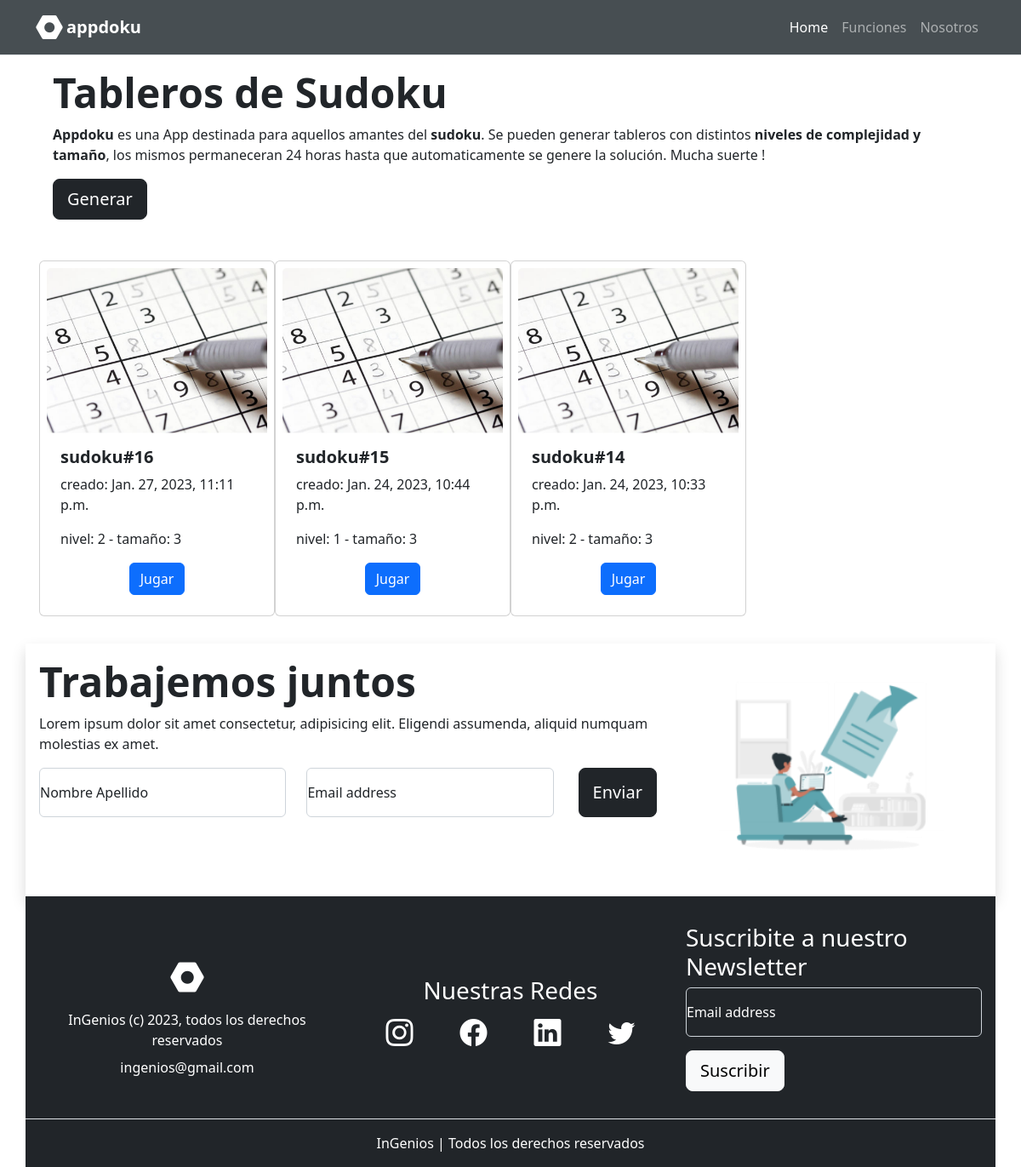
The page /appdoku/ on the database as committed earlier.
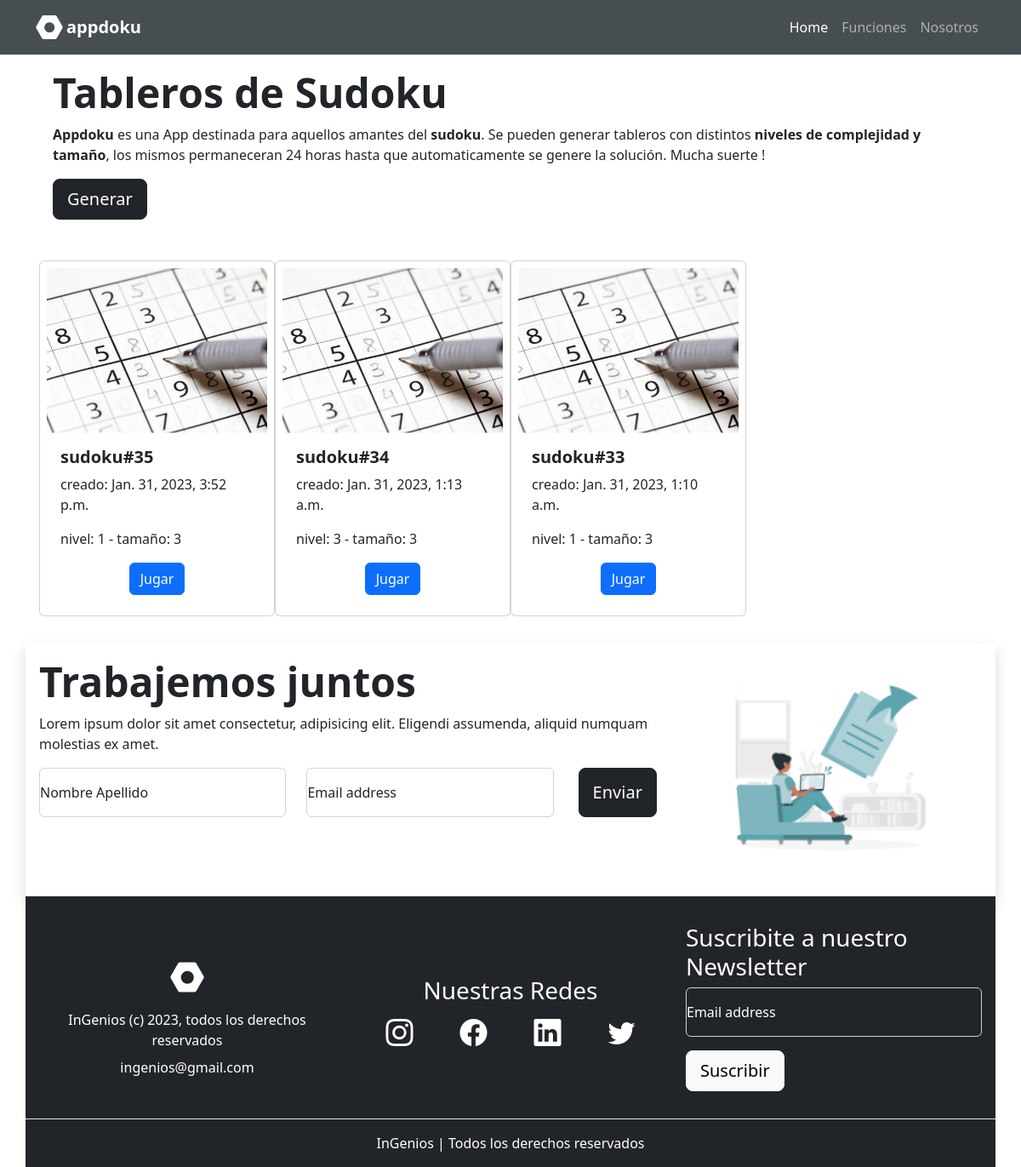
The same page on the database as committed later.
### appdoku/models.py (models this page shows, shortened)
class Tablero(models.Model):
    LEVEL_CHOICES = (
        ('1', 'bajo'),
        ('2', 'medio'),
        ('3', 'alto'),
    )
    SIZE_CHOICES =(
        ('3', '3x3'),
    )
    name = models.CharField(max_length=50, blank=True)
    level = models.CharField(max_length=1, default='2', choices=LEVEL_CHOICES)
    size = models.CharField(max_length=1, default='3', choices=SIZE_CHOICES)
    initial_sudoku = models.CharField(max_length=81, default='0')
    final_sudoku = models.CharField(max_length=81, default='0')
    user_sudoku = models.CharField(max_length=81, default='0')
    created = models.DateTimeField(auto_now_add=True)

### appdoku/views.py (the view)
# urls.py: path('', views.index, name='index'),
def index(request):
    latest_tablero_list = Tablero.objects.order_by('-created')[:20]
    context = {'latest_tablero_list': latest_tablero_list,}
    return render(request, 'appdoku/index.html', context)

### appdoku/templates/appdoku/index.html (shortened to what this page needs)
<!DOCTYPE html>
<html lang="en">
<head>
    {% load static %}
    <link rel="stylesheet" href="https://cdn.jsdelivr.net/npm/bootstrap-icons@1.10.3/font/bootstrap-icons.css">
    <link href="https://cdn.jsdelivr.net/npm/bootstrap@5.2.3/dist/css/bootstrap.min.css" rel="stylesheet"
>
    <link rel="stylesheet" href="{% static 'appdoku/styles.css' %}">
</head>
<body>
    <header class="navbar navbar-expand-md fixed-top navbar-dark border-bottom navbar-fixed-top">
        <div class="container">
            <div class="d-flex justify-content-around align-items-center fs-2 fw-bold">
                <i class="bi bi-nut-fill text-white"></i>
                <a class="navbar-brand ms-1" href="{% url 'appdoku:index' %}">
                    appdoku
                </a>
            </div>
            <nav class="collapse navbar-collapse justify-content-end" id="navbarNav">
                <ul class="navbar-nav">
                    <li class="nav-item">
                        <a class="nav-link active" aria-current="page" href="{% url 'appdoku:index' %}"">Home</a>
                    </li>
                    <li class="nav-item">
                        <a class="nav-link" href="#">Funciones</a>
                    </li>
                    <li class="nav-item">
                        <a class="nav-link" href="#">Nosotros</a>
                    </li>
                </ul>
            </nav>
        </div>
    </header>
    <main>
        {% block contenido %}
        <section class="container portada">
            <div class="row align-items-center mt-5 p-3">
                <div class="col-12 d-flex flex-column p-3">
                    <h1 class="text-center text-md-start fw-bold display-5">Tableros de Sudoku</h1>
                    <p class="text-center text-md-start"><strong>Appdoku</strong> es una App destinada para aquellos amantes del <strong>sudoku</strong>. Se
                        pueden generar tableros con distintos <strong>niveles de complejidad y tamaño</strong>, los mismos permaneceran 24 horas hasta que
                        automaticamente se genere la solución. Mucha suerte !</p>
                    <div class="d-flex justify-content-center justify-content-md-start">
                        <a href="{% url 'appdoku:generar' %}" class="btn btn-dark btn-lg">Generar</a>
                    </div>
                </div>
        </section>
        <section class="container tarjeta">
            <div class="row justify-content-start align-items-center p-3">
                {% if latest_tablero_list %}
                {% for tablero in latest_tablero_list %}
                <div class="card col-12 col-sm-6 col-md-4 col-lg-3 p-2">
                    <img src="{% static 'appdoku/img/sudoku.png' %}" class="card-img-top" alt="...">
                    <div class="card-body">
                        <h3 class="card-title fs-5 fw-bold">{{ tablero.name }}#{{ tablero.id }}</h3>
                        <p class="card-text">creado: {{ tablero.created }}</p>
                        <p class="card-text">nivel: {{ tablero.level }} - tamaño: {{ tablero.size }}</p>
                        <div class="d-flex justify-content-center">
                            <a href="/appdoku/tablero/{{ tablero.id }}" class="btn btn-primary">Jugar</a>
                        </div>
                    </div>
                </div>
                {% endfor %}
                {% else %}
                <p>No sudokus are available.</p>
                {% endif %}
            </div>
        </section>
        <section class="formulario-contacto container shadow mt-3 p-3">
            <div class="row">
                <div class="col-md-8">
                    <h2 class="text-center text-md-start display-5 fw-bold">Trabajemos juntos</h2>
                    <p class="text-center text-md-start">Lorem ipsum dolor sit amet consectetur, adipisicing elit.
                        Eligendi assumenda, aliquid numquam molestias ex amet.
                    <form action="" class="row">
                        <div class="form-floating mb-3 col-md-5">
                            <input type="text" class="form-control" id="nombre-usuario" placeholder="Nombre Apellido">
                            <label for="nombre-usuario">Nombre Apellido</label>
                        </div>
                        <div class="form-floating mb-3 col-md-5">
                            <input type="email" class="form-control" id="email-usuario" placeholder="name@example.com">
                            <label for="email-usuario">Email address</label>
                        </div>
                        <div class="col-md-2 d-flex justify-content-center mb-3">
                            <input type="submit" class="btn btn-dark btn-lg" value="Enviar">
                        </div>
                    </form>
                </div>
                <div class="col-md-4 d-md-flex justify-content-center align-items-center">
                    <img src="{% static 'polls/img/contacto.png' %}" alt="contacto"
                        class="d-none d-md-inline-block w-75">
                </div>
            </div>
        </section>
        {% endblock %}
    </main>
    <footer>
        <div class="container bg-dark text-bg-dark">
            <div class="row justify-content-md-between align-items-md-center border-bottom">
                <div class="d-flex flex-column align-items-center mt-3 p-3 col-md-4">
                    <i class="bi bi-nut-fill fs-1"></i>
                    <span class="text-center p-2">InGenios (c) 2023, todos los derechos reservados</span>
                    <span>ingenios@gmail.com</span>
                </div>
                <div class="mt-3 p-3 col-md-4">
                    <h3 class="text-center">Nuestras Redes</h3>
                    <div class="d-flex justify-content-around fs-2">
                        <i class="bi bi-instagram"></i>
                        <i class="bi bi-facebook"></i>
                        <i class="bi bi-linkedin"></i>
                        <i class="bi bi-twitter"></i>
                    </div>
                </div>
                <div class="mt-3 p-3 col-md-4">
                    <h3 class="text-center text-md-start">Suscribite a nuestro Newsletter</h3>
                    <form action="" class="row">
                        <div class="form-floating mb-3">
                            <input type="email" class="form-control text-bg-dark" id="newsletter"
                                placeholder="name@example.com">
                            <label for="newsletter">Email address</label>
                        </div>
                        <div class="d-flex justify-content-center mb-3 justify-content-md-start">
                            <input type="submit" class="btn btn-light btn-lg" value="Suscribir">
                        </div>
                    </form>
                </div>
            </div>
            <div class="d-flex justify-content-center p-3">
                <span>InGenios | Todos los derechos reservados</span>
            </div>
        </div>
    </footer>
</body>
</html>

### appdoku/static/appdoku/styles.css (style rules this page uses)
header { background-color: rgba(52, 59, 64, 0.9); }

Rows that differ between the two databases and show on the page:
removed Tablero: name "sudoku", id "16", created "Jan. 27, 2023, 11:11 p.m.", level "2", size "3"
removed Tablero: name "sudoku", id "15", created "Jan. 24, 2023, 10:44 p.m.", level "1", size "3"
removed Tablero: name "sudoku", id "14", created "Jan. 24, 2023, 10:33 p.m.", level "2", size "3"
added Tablero: name "sudoku", id "35", created "Jan. 31, 2023, 3:52 p.m.", level "1", size "3"
added Tablero: name "sudoku", id "34", created "Jan. 31, 2023, 1:13 a.m.", level "3", size "3"
added Tablero: name "sudoku", id "33", created "Jan. 31, 2023, 1:10 a.m.", level "1", size "3"
